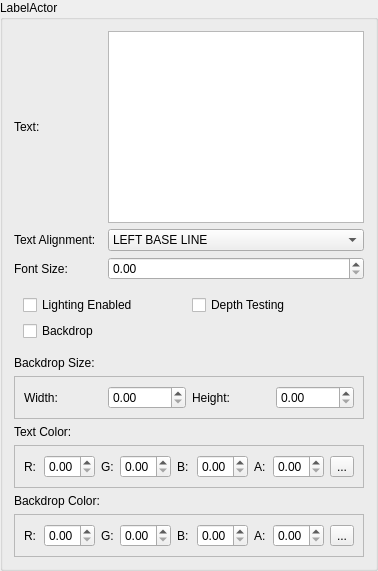
         <widget class="QGroupBox" name="labelActorGroupBox">
          <property name="title">
           <string>LabelActor</string>
          </property>
          <layout class="QGridLayout" name="gridLayout_30">
           <item row="0" column="0">
            <widget class="QLabel" name="label_101">
             <property name="text">
              <string>Text:</string>
             </property>
            </widget>
           </item>
           <item row="0" column="2">
            <widget class="QPlainTextEdit" name="labelActorTextEdit"/>
           </item>
           <item row="1" column="0">
            <widget class="QLabel" name="label_116">
             <property name="text">
              <string>Text Alignment:</string>
             </property>
            </widget>
           </item>
           <item row="1" column="2">
            <widget class="QComboBox" name="labelActorAlignmentCombo">
             <property name="currentIndex">
              <number>9</number>
             </property>
             <item>
              <property name="text">
               <string>LEFT TOP</string>
              </property>
             </item>
             <item>
              <property name="text">
               <string>LEFT CENTER</string>
              </property>
             </item>
             <item>
              <property name="text">
               <string>LEFT BOTTOM</string>
              </property>
             </item>
             <item>
              <property name="text">
               <string>CENTER TOP</string>
              </property>
             </item>
             <item>
              <property name="text">
               <string>CENTER CENTER</string>
              </property>
             </item>
             <item>
              <property name="text">
               <string>CENTER BOTTOM</string>
              </property>
             </item>
             <item>
              <property name="text">
               <string>RIGHT TOP</string>
              </property>
             </item>
             <item>
              <property name="text">
               <string>RIGHT CENTER</string>
              </property>
             </item>
             <item>
              <property name="text">
               <string>RIGHT BOTTOM</string>
              </property>
             </item>
             <item>
              <property name="text">
               <string>LEFT BASE LINE</string>
              </property>
             </item>
             <item>
              <property name="text">
               <string>CENTER BASE LINE</string>
              </property>
             </item>
             <item>
              <property name="text">
               <string>RIGHT BASE LINE</string>
              </property>
             </item>
             <item>
              <property name="text">
               <string>LEFT BOTTOM BASE LINE</string>
              </property>
             </item>
             <item>
              <property name="text">
               <string>CENTER BOTTOM BASE LINE</string>
              </property>
             </item>
             <item>
              <property name="text">
               <string>RIGHT BOTTOM BASE LINE</string>
              </property>
             </item>
            </widget>
           </item>
           <item row="2" column="0">
            <widget class="QLabel" name="label_113">
             <property name="text">
              <string>Font Size:</string>
             </property>
            </widget>
           </item>
           <item row="2" column="2">
            <widget class="QDoubleSpinBox" name="labelActorFontSizeEdit"/>
           </item>
           <item row="3" column="0" colspan="3">
            <widget class="QWidget" name="widget_11" native="true">
             <layout class="QGridLayout" name="gridLayout_34">
              <item row="0" column="0">
               <widget class="QCheckBox" name="labelActorLightingToggle">
                <property name="text">
                 <string>Lighting Enabled</string>
                </property>
               </widget>
              </item>
              <item row="0" column="1">
               <widget class="QCheckBox" name="labelActorDepthToggle">
                <property name="text">
                 <string>Depth Testing</string>
                </property>
               </widget>
              </item>
              <item row="1" column="0">
               <widget class="QCheckBox" name="labelActorBackToggle">
                <property name="text">
                 <string>Backdrop</string>
                </property>
               </widget>
              </item>
             </layout>
            </widget>
           </item>
           <item row="4" column="0" colspan="3">
            <widget class="QLabel" name="label_102">
             <property name="text">
              <string>Backdrop Size:</string>
             </property>
            </widget>
           </item>
           <item row="5" column="0" colspan="3">
            <widget class="QFrame" name="frame_14">
             <property name="frameShape">
              <enum>QFrame::StyledPanel</enum>
             </property>
             <property name="frameShadow">
              <enum>QFrame::Plain</enum>
             </property>
             <layout class="QGridLayout" name="gridLayout_31">
              <item row="0" column="0">
               <widget class="QLabel" name="label_105">
                <property name="text">
                 <string>Width:</string>
                </property>
               </widget>
              </item>
              <item row="0" column="1">
               <widget class="QDoubleSpinBox" name="labelActorBackdropWidthEdit"/>
              </item>
              <item row="0" column="2">
               <widget class="QLabel" name="label_108">
                <property name="text">
                 <string>Height:</string>
                </property>
               </widget>
              </item>
              <item row="0" column="3">
               <widget class="QDoubleSpinBox" name="labelActorBackdropHeightEdit"/>
              </item>
             </layout>
            </widget>
           </item>
           <item row="6" column="0" colspan="3">
            <widget class="QLabel" name="label_103">
             <property name="text">
              <string>Text Color:</string>
             </property>
            </widget>
           </item>
           <item row="7" column="0" colspan="3">
            <widget class="QFrame" name="frame_15">
             <property name="frameShape">
              <enum>QFrame::StyledPanel</enum>
             </property>
             <property name="frameShadow">
              <enum>QFrame::Plain</enum>
             </property>
             <layout class="QGridLayout" name="gridLayout_32">
              <item row="0" column="0">
               <widget class="QLabel" name="label_106">
                <property name="text">
                 <string>R:</string>
                </property>
               </widget>
              </item>
              <item row="0" column="1">
               <widget class="QDoubleSpinBox" name="labelActorTextRedEdit">
                <property name="maximum">
                 <double>1.000000000000000</double>
                </property>
                <property name="singleStep">
                 <double>0.100000000000000</double>
                </property>
               </widget>
              </item>
              <item row="0" column="2">
               <widget class="QLabel" name="label_109">
                <property name="text">
                 <string>G:</string>
                </property>
               </widget>
              </item>
              <item row="0" column="3">
               <widget class="QDoubleSpinBox" name="labelActorTextGreenEdit">
                <property name="maximum">
                 <double>1.000000000000000</double>
                </property>
                <property name="singleStep">
                 <double>0.100000000000000</double>
                </property>
               </widget>
              </item>
              <item row="0" column="4">
               <widget class="QLabel" name="label_110">
                <property name="text">
                 <string>B:</string>
                </property>
               </widget>
              </item>
              <item row="0" column="5">
               <widget class="QDoubleSpinBox" name="labelActorTextBlueEdit">
                <property name="maximum">
                 <double>1.000000000000000</double>
                </property>
                <property name="singleStep">
                 <double>0.100000000000000</double>
                </property>
               </widget>
              </item>
              <item row="0" column="6">
               <widget class="QLabel" name="label_114">
                <property name="text">
                 <string>A:</string>
                </property>
               </widget>
              </item>
              <item row="0" column="7">
               <widget class="QDoubleSpinBox" name="labelActorTextAlphaEdit">
                <property name="maximum">
                 <double>1.000000000000000</double>
                </property>
                <property name="singleStep">
                 <double>0.100000000000000</double>
                </property>
               </widget>
              </item>
              <item row="0" column="8">
               <widget class="QToolButton" name="labelActorTextColorButton">
                <property name="text">
                 <string>...</string>
                </property>
               </widget>
              </item>
             </layout>
            </widget>
           </item>
           <item row="8" column="0" colspan="3">
            <widget class="QLabel" name="label_104">
             <property name="text">
              <string>Backdrop Color:</string>
             </property>
            </widget>
           </item>
           <item row="9" column="0" colspan="3">
            <widget class="QFrame" name="frame_16">
             <property name="frameShape">
              <enum>QFrame::StyledPanel</enum>
             </property>
             <property name="frameShadow">
              <enum>QFrame::Plain</enum>
             </property>
             <layout class="QGridLayout" name="gridLayout_33">
              <item row="0" column="0">
               <widget class="QLabel" name="label_107">
                <property name="text">
                 <string>R:</string>
                </property>
               </widget>
              </item>
              <item row="0" column="1">
               <widget class="QDoubleSpinBox" name="labelActorBackdropRedEdit">
                <property name="maximum">
                 <double>1.000000000000000</double>
                </property>
                <property name="singleStep">
                 <double>0.100000000000000</double>
                </property>
               </widget>
              </item>
              <item row="0" column="2">
               <widget class="QLabel" name="label_111">
                <property name="text">
                 <string>G:</string>
                </property>
               </widget>
              </item>
              <item row="0" column="3">
               <widget class="QDoubleSpinBox" name="labelActorBackdropGreenEdit">
                <property name="maximum">
                 <double>1.000000000000000</double>
                </property>
                <property name="singleStep">
                 <double>0.100000000000000</double>
                </property>
               </widget>
              </item>
              <item row="0" column="4">
               <widget class="QLabel" name="label_112">
                <property name="text">
                 <string>B:</string>
                </property>
               </widget>
              </item>
              <item row="0" column="5">
               <widget class="QDoubleSpinBox" name="labelActorBackdropBlueEdit">
                <property name="maximum">
                 <double>1.000000000000000</double>
                </property>
                <property name="singleStep">
                 <double>0.100000000000000</double>
                </property>
               </widget>
              </item>
              <item row="0" column="6">
               <widget class="QLabel" name="label_115">
                <property name="text">
                 <string>A:</string>
                </property>
               </widget>
              </item>
              <item row="0" column="7">
               <widget class="QDoubleSpinBox" name="labelActorBackdropAlphaEdit">
                <property name="maximum">
                 <double>1.000000000000000</double>
                </property>
                <property name="singleStep">
                 <double>0.100000000000000</double>
                </property>
               </widget>
              </item>
              <item row="0" column="8">
               <widget class="QToolButton" name="labelActorBackdropColorButton">
                <property name="text">
                 <string>...</string>
                </property>
               </widget>
              </item>
             </layout>
            </widget>
           </item>
          </layout>
         </widget>
